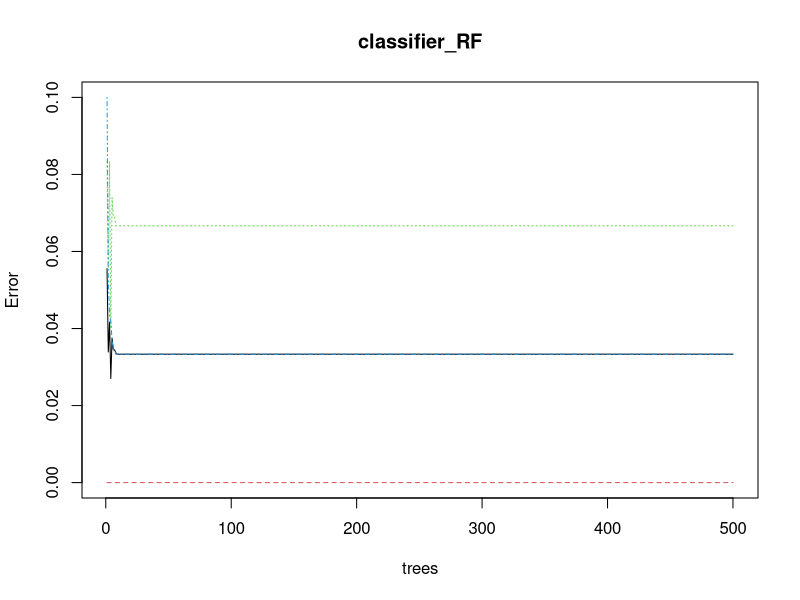
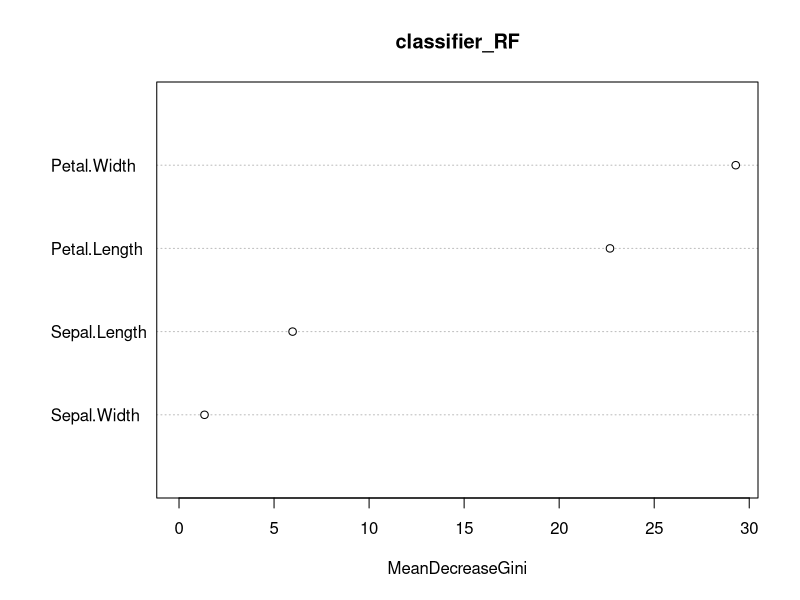

Source code (R) for these figures, in order:
# Installing package
install.packages("caTools")	 # For sampling the dataset
install.packages("randomForest") # For implementing random forest algorithm

# Loading package
library(caTools)
library(randomForest)

# Splitting data in train and test data
split <- sample.split(iris, SplitRatio = 0.7)
split

train <- subset(iris, split == "TRUE")
test <- subset(iris, split == "FALSE")

# Fitting Random Forest to the train dataset
set.seed(120) # Setting seed
classifier_RF = randomForest(x = train[-5],
                             y = train$Species,
                             ntree = 500)

classifier_RF

# Predicting the Test set results
y_pred = predict(classifier_RF, newdata = test[-5])

# Confusion Matrix
confusion_mtx = table(test[, 5], y_pred)
confusion_mtx

# Plotting model
plot(classifier_RF)

# Importance plot
importance(classifier_RF)

# Variable importance plot
varImpPlot(classifier_RF)
